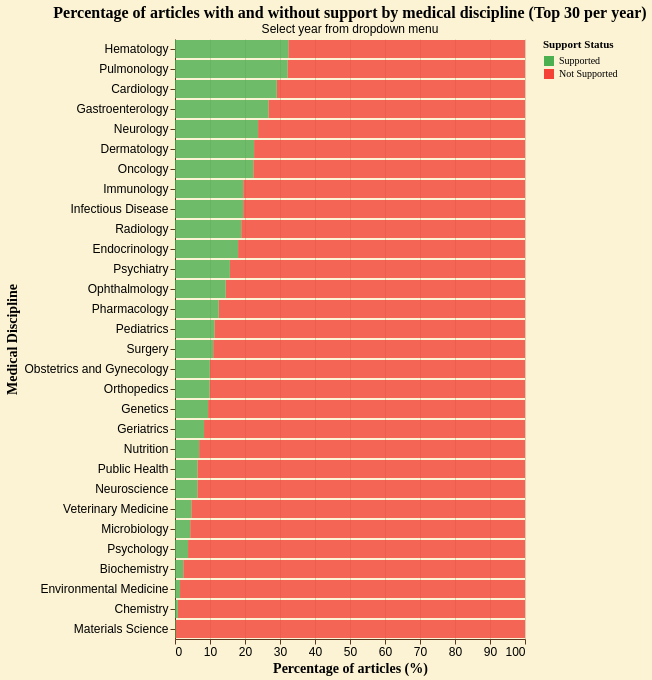

Express this chart as Vega-Lite.
### Vega-Lite specification from a JSON file in a GitHub repository (floating-point values rounded to 4 significant figures; data arrays with more than 128 entries replaced by an {"elided": "..."} marker saying what was removed)
{"config": {"background": "#fbf3d3", "view": {"stroke": "transparent", "width": 350, "height": 250, "fill": "#fbf3d3", "strokeWidth": 0}, "axis": {"domainColor": "#5a3921", "gridColor": "#5a3921", "gridOpacity": 0.2, "tickColor": "#5a3921", "labelColor": "black", "titleColor": "black", "titleFont": "EB Garamond", "labelFontSize": 12, "titleFontSize": 14}, "legend": {"labelColor": "black", "titleColor": "black", "labelFont": "EB Garamond", "titleFont": "EB Garamond"}, "title": {"color": "black", "font": "EB Garamond", "fontSize": 16}, "mark": {"color": "#6b4a32", "opacity": 0.8}, "bar": {"color": "#6b4a32", "opacity": 0.8}, "line": {"color": "#6b4a32", "opacity": 0.8}, "area": {"color": "#6b4a32", "opacity": 0.8}, "point": {"color": "#6b4a32", "opacity": 0.8}}, "data": {"name": "data-83686014e8332631221fb8a7d01d0c2f"}, "mark": {"type": "bar"}, "encoding": {"color": {"field": "funding_status_en", "scale": {"domain": ["Supported", "Not Supported"], "range": ["#4CAF50", "#F44336"]}, "title": "Support Status", "type": "nominal"}, "tooltip": [{"field": "medgemma_extraction", "title": "Medical Discipline", "type": "nominal"}, {"field": "funding_status_en", "title": "Support Status", "type": "nominal"}, {"field": "count", "title": "Number of Articles", "type": "quantitative"}, {"field": "percentage", "format": ".1f", "title": "Percentage (%)", "type": "quantitative"}, {"field": "total", "title": "Total Articles", "type": "quantitative"}], "x": {"field": "percentage", "scale": {"domain": [0, 100]}, "title": "Percentage of articles (%)", "type": "quantitative"}, "y": {"field": "medgemma_extraction", "sort": {"field": "supported_percentage", "order": "descending"}, "title": "Medical Discipline", "type": "nominal"}}, "height": 600, "params": [{"name": "year_selection", "bind": {"input": "select", "options": [2017, 2018, 2019, 2020, 2021, 2022, 2023, 2024], "name": "Year: "}, "value": 2024}], "title": {"text": ["Percentage of articles with and without support by medical discipline (Top 30 per year)"], "subtitle": ["Select year from dropdown menu"]}, "transform": [{"filter": "datum.Anno == year_selection"}], "width": "container", "$schema": "https://vega.github.io/schema/vega-lite/v5.20.1.json", "datasets": {"data-83686014e8332631221fb8a7d01d0c2f": {"elided": "479 records"}}}
